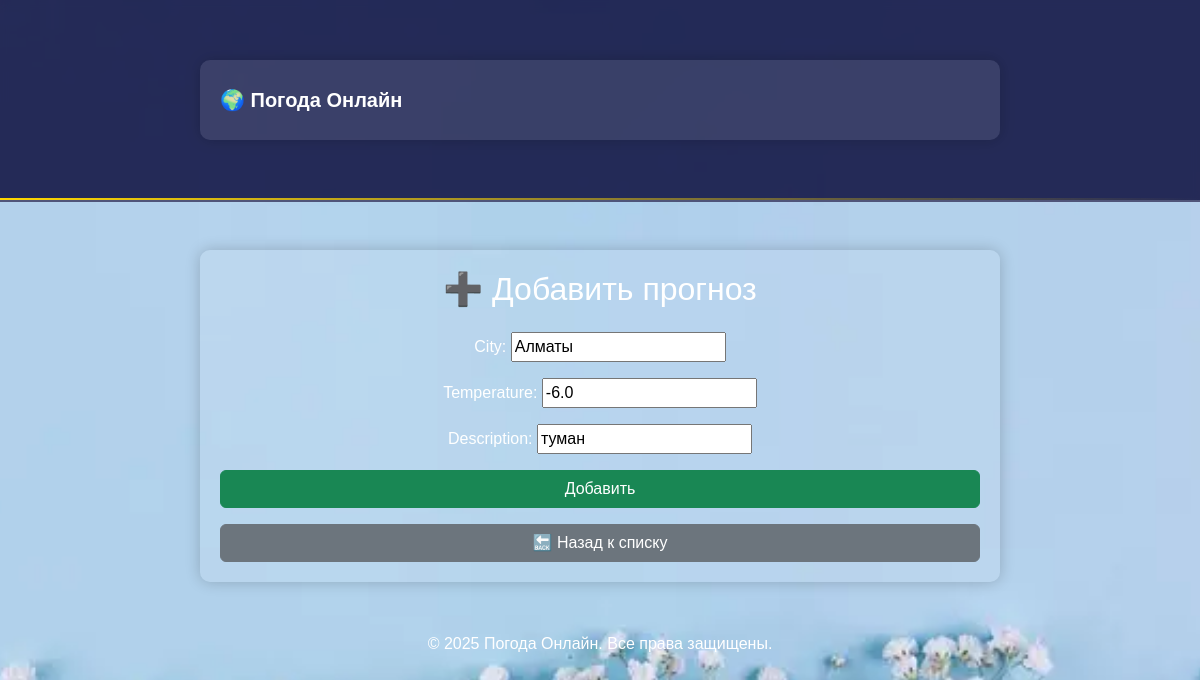
The app's page /weather/edit/5/ with its own data.
### weather/models.py (models this page shows, shortened)
class WeatherQuery(models.Model):
    city = models.CharField(max_length=100)
    temperature = models.FloatField()
    description = models.CharField(max_length=255)
    date_checked = models.DateTimeField(auto_now_add=True)
    photo = models.ImageField(upload_to='weather_photos/', blank=True, null=True)

### weather/views.py (the view)
# urls.py: path('edit/<int:pk>/', weather_views.weather_update, name='weather_update'),
def weather_update(request, pk):
    weather = get_object_or_404(WeatherQuery, pk=pk)
    if request.method == 'POST':
        form = WeatherQueryForm(request.POST, instance=weather)
        if form.is_valid():
            form.save()
            return redirect('weather_list')
    else:
        form = WeatherQueryForm(instance=weather)
    return render(request, 'weather/weather_form.html', {'form': form})

### weather/forms.py
class WeatherQueryForm(forms.ModelForm):
    class Meta:
        model = WeatherQuery
        fields = ['city', 'temperature', 'description']

### weather/templates/weather/weather_form.html (shortened to what this page needs)
{% load static %}
<!DOCTYPE html>
<html lang="ru">
<head>
    <link rel="stylesheet" href="https://cdn.jsdelivr.net/npm/bootstrap@5.3.0/dist/css/bootstrap.min.css">
    <link rel="stylesheet" href="{% static 'css/style.css' %}">
</head>
<body>
    <nav class="navbar navbar-expand-lg custom-navbar">
        <div class="container">
            <a class="navbar-brand" href="{% url 'home' %}">🌍 Погода Онлайн</a>
        </div>
    </nav>
    <div class="container mt-5">
        <div class="form-box">
            <h2 class="text-center mb-4">➕ Добавить прогноз</h2>
            <form method="post">
                <div class="mb-3">
                    {{ form.as_p }}
                </div>
                <button type="submit" class="btn btn-success w-100">Добавить</button>
            </form>
            <a href="{% url 'weather_list' %}" class="btn btn-secondary mt-3 w-100">🔙 Назад к списку</a>
        </div>
    </div>
    <footer>
        <p>© 2025 Погода Онлайн. Все права защищены.</p>
    </footer>
</body>
</html>

### main/static/css/style.css (style rules this page uses)
body { font-family: Arial, sans-serif; background: url('../img/weather_bg.jpg') no-repeat center center fixed; background-size: cover; color: white; text-align: center; margin: 0; padding: 0; }
.container { max-width: 800px; margin: 50px auto; background: rgba(255, 255, 255, 0.1); padding: 20px; border-radius: 10px; box-shadow: 0 0 15px rgba(0, 0, 0, 0.2); }
button { background: #0056b3; color: white; border: none; padding: 10px 15px; border-radius: 5px; cursor: pointer; transition: 0.3s; }
.custom-navbar { background: rgba(0, 0, 50, 0.8); padding: 10px 15px; backdrop-filter: blur(5px); border-bottom: 2px solid #ffffff33; }
.custom-navbar .navbar-brand { font-size: 20px; font-weight: bold; color: #fff; transition: 0.3s; }
.custom-navbar::after { content: ""; display: block; height: 2px; width: 100%; background: linear-gradient(to right, #FFD700, transparent); position: absolute; bottom: 0; left: 0; }

### records on screen
WeatherQuery: city "Алматы", temperature "-6.0", description "туман"
